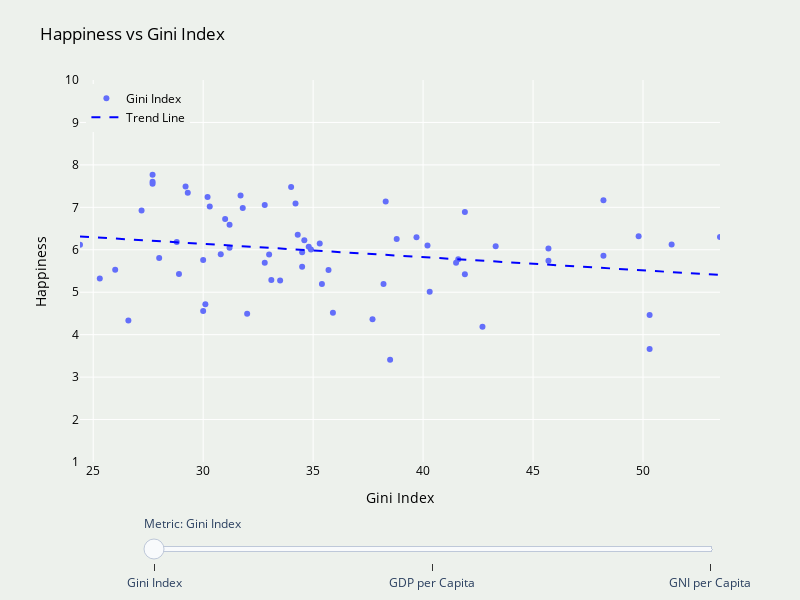

The code cell stored with this chart in its notebook:
### Code cell
import pandas as pd
import numpy as np
import plotly.graph_objects as go
from plotly.offline import init_notebook_mode, iplot

init_notebook_mode(connected=True)

df = pd.read_csv('final.csv')

df['Happiness_rank'] = df['Happiness'].rank(method='min', ascending=False).astype(int)
total_countries = df['Country'].nunique()

df_gini = df.dropna(subset=['Gini_index', 'Happiness', 'Country', 'Happiness_rank'])
df_gdp  = df.dropna(subset=['GDP_current_usd', 'Happiness', 'Country', 'Happiness_rank'])
df_gni  = df.dropna(subset=['GNI_current_usd', 'Happiness', 'Country', 'Happiness_rank'])

def buffer_range(series, buffer_ratio=0.05):
    min_val = series.min()
    max_val = series.max()
    buffer = (max_val - min_val) * buffer_ratio
    return [min_val - buffer, max_val + buffer]

x_range_gini = [df_gini['Gini_index'].min(), df_gini['Gini_index'].max()]
x_range_gdp = buffer_range(df_gdp['GDP_current_usd'])
x_range_gni = buffer_range(df_gni['GNI_current_usd'])
y_range = [1, 10]

def add_trend_trace(x, y, color, visible=True):
    x_vals = x.values
    y_vals = y.values
    slope, intercept = np.polyfit(x_vals, y_vals, 1)
    x_trend = np.linspace(min(x_vals), max(x_vals), 100)
    y_trend = slope * x_trend + intercept
    
    return go.Scatter(
        x=x_trend,
        y=y_trend,
        mode='lines',
        line=dict(color=color, dash='dash'),
        name='Trend Line',
        visible=visible,
        hoverinfo='skip'
    )

trace_gini = go.Scatter(
    x=df_gini['Gini_index'],
    y=df_gini['Happiness'],
    mode='markers',
    name='Gini Index',
    visible=True,
    text=df_gini['Country'],
    customdata=df_gini['Happiness_rank'],
    hovertemplate=(
        "Country: %{text}<br>"
        f"Rank: %{{customdata}} out of {total_countries}<br>"
        "Gini Index: %{x:.1f}<br>"
        "Happiness: %{y:.2f}<extra></extra>"
    )
)

trace_gdp = go.Scatter(
    x=df_gdp['GDP_current_usd'],
    y=df_gdp['Happiness'],
    mode='markers',
    name='GDP per Capita',
    visible=False,
    text=df_gdp['Country'],
    customdata=df_gdp['Happiness_rank'],
    hovertemplate=(
        "Country: %{text}<br>"
        f"Rank: %{{customdata}} out of {total_countries}<br>"
        "GDP per Capita: $%{x:,.0f}<br>"
        "Happiness: %{y:.2f}<extra></extra>"
    )
)

trace_gni = go.Scatter(
    x=df_gni['GNI_current_usd'],
    y=df_gni['Happiness'],
    mode='markers',
    name='GNI per Capita',
    visible=False,
    text=df_gni['Country'],
    customdata=df_gni['Happiness_rank'],
    hovertemplate=(
        "Country: %{text}<br>"
        f"Rank: %{{customdata}} out of {total_countries}<br>"
        "GNI per Capita: $%{x:,.0f}<br>"
        "Happiness: %{y:.2f}<extra></extra>"
    )
)

trend_gini = add_trend_trace(df_gini['Gini_index'], df_gini['Happiness'], 'blue', True)
trend_gdp  = add_trend_trace(df_gdp['GDP_current_usd'], df_gdp['Happiness'], 'blue', False)
trend_gni  = add_trend_trace(df_gni['GNI_current_usd'], df_gni['Happiness'], 'blue', False)

fig = go.Figure(data=[trace_gini, trace_gdp, trace_gni, trend_gini, trend_gdp, trend_gni])

steps = [
    dict(method='update', label='Gini Index',
         args=[{'visible': [True, False, False, True, False, False]},
               {'title': {'text': 'Happiness vs Gini Index'},
                'xaxis': {'title': 'Gini Index', 'range': x_range_gini, 'fixedrange': True},
                'yaxis': {'title': 'Happiness', 'range': y_range, 'fixedrange': True}}]),
    dict(method='update', label='GDP per Capita',
         args=[{'visible': [False, True, False, False, True, False]},
               {'title': {'text': 'Happiness vs GDP per Capita'},
                'xaxis': {'title': 'GDP per Capita (USD)', 'range': x_range_gdp, 'fixedrange': True},
                'yaxis': {'title': 'Happiness', 'range': y_range, 'fixedrange': True}}]),
    dict(method='update', label='GNI per Capita',
         args=[{'visible': [False, False, True, False, False, True]},
               {'title': {'text': 'Happiness vs GNI per Capita'},
                'xaxis': {'title': 'GNI per Capita (USD)', 'range': x_range_gni, 'fixedrange': True},
                'yaxis': {'title': 'Happiness', 'range': y_range, 'fixedrange': True}}])
]

fig.update_layout(
    paper_bgcolor='#EDF1EC',
    plot_bgcolor='#EDF1EC',
    sliders=[dict(
        active=0,
        currentvalue={'prefix': 'Metric: '},
        pad={'t': 50},
        steps=steps,
        len=0.9,
        x=0.1,
        xanchor='left'
    )],
    title={'text': "Happiness vs Gini Index"},
    title_font_color='black',
    width=800,
    height=600,
    autosize=False,
    margin=dict(t=80, b=80, l=80, r=80),
    xaxis=dict(
        title=dict(text='Gini Index', font=dict(size=14, color='black')),
        range=x_range_gini,
        fixedrange=True,
        tickfont=dict(size=12, color='black'),
        automargin=False
    ),
    yaxis=dict(
        title=dict(text='Happiness', font=dict(size=14, color='black')),
        range=y_range,
        fixedrange=True,
        tickmode='linear',
        dtick=1,
        tickfont=dict(size=12, color='black'),
        automargin=False,
        autorange=False
    ),
    hoverlabel=dict(font=dict(size=12, color='black')),
    showlegend=True,
    legend=dict(
        font=dict(size=12, color='black'),
        x=0.01, y=0.99,
        borderwidth=0,
    )
)

fig.show()

### Figure 1 — Plotly figure (JSON) as saved in the notebook; plotly's stock layout.template omitted (floating-point values rounded to 4 significant figures; data arrays with more than 128 entries replaced by an {"elided": "..."} marker saying what was removed)
{"data": [{"customdata": [1, 2, 3, 5, 6, 7, 9, 10, 12, 13, 14, 15, 16, 17, 18, 19, 21, 23, 28, 29, 30, 31, 33, 34, 36, 38, 39, 40, 42, 43, 44, 45, 46, 48, 49, 50, 53, 54, 55, 56, 57, 58, 59, 60, 63, 64, 66, 68, 69, 72, 73, 75, 82, 83, 86, 93, 100, 102, 104, 105, 111, 114, 116, 125, 128], "hovertemplate": "Country: %{text}<br>Rank: %{customdata} out of 133<br>Gini Index: %{x:.1f}<br>Happiness: %{y:.2f}<extra></extra>", "mode": "markers", "name": "Gini Index", "text": ["Finland", "Denmark", "Norway", "Netherlands", "Switzerland", "Sweden", "Canada", "Austria", "Costa Rica", "Israel", "Luxembourg", "United Kingdom", "Ireland", "Germany", "Belgium", "United States", "Malta", "France", "Spain", "Panama", "Brazil", "Uruguay", "El Salvador", "Italy", "Poland", "Lithuania", "Colombia", "Slovenia", "Kosovo", "Argentina", "Romania", "Cyprus", "Ecuador", "Thailand", "Latvia", "Estonia", "Japan", "Honduras", "Kazakhstan", "Bolivia", "Hungary", "Paraguay", "Peru", "Portugal", "Serbia", "Moldova", "Montenegro", "Croatia", "Dominican Republic", "Belarus", "Greece", "North Macedonia", "Indonesia", "China", "Bulgaria", "Albania", "Armenia", "Georgia", "Mauritania", "Mozambique", "Sri Lanka", "Ukraine", "Uganda", "Zimbabwe", "Malawi"], "type": "scatter", "visible": true, "x": [27.7, 27.7, 27.7, 29.2, 34.0, 29.3, 31.7, 30.2, 48.2, 38.3, 34.2, 32.8, 30.3, 31.8, 27.2, 41.9, 31.0, 31.2, 34.3, 49.8, 53.5, 39.7, 38.8, 34.6, 28.8, 35.3, 51.3, 24.4, 40.2, 43.3, 34.8, 31.2, 45.7, 34.9, 34.5, 30.8, 33.0, 48.2, 28.0, 41.6, 30.0, 45.7, 41.5, 32.8, 34.5, 26.0, 35.7, 28.9, 41.9, 25.3, 33.1, 33.5, 35.4, 38.2, 40.3, 30.1, 30.0, 35.9, 32.0, 50.3, 37.7, 26.6, 42.7, 50.3, 38.5], "y": [7.769, 7.6, 7.554, 7.488, 7.48, 7.343, 7.278, 7.246, 7.167, 7.139, 7.09, 7.054, 7.021, 6.985, 6.923, 6.892, 6.726, 6.592, 6.354, 6.321, 6.3, 6.293, 6.253, 6.223, 6.182, 6.149, 6.125, 6.118, 6.1, 6.086, 6.07, 6.046, 6.028, 6.008, 5.94, 5.893, 5.886, 5.86, 5.809, 5.779, 5.758, 5.743, 5.697, 5.693, 5.603, 5.529, 5.523, 5.432, 5.425, 5.323, 5.287, 5.274, 5.192, 5.191, 5.011, 4.719, 4.559, 4.519, 4.49, 4.466, 4.366, 4.332, 4.189, 3.663, 3.41]}, {"customdata": {"elided": "132 int values"}, "hovertemplate": "Country: %{text}<br>Rank: %{customdata} out of 133<br>GDP per Capita: $%{x:,.0f}<br>Happiness: %{y:.2f}<extra></extra>", "mode": "markers", "name": "GDP per Capita", "text": {"elided": "132 str values"}, "type": "scatter", "visible": false, "x": {"elided": "132 float values"}, "y": {"elided": "132 float values"}}, {"customdata": [1, 2, 3, 5, 6, 7, 8, 9, 10, 11, 12, 13, 14, 15, 16, 17, 18, 19, 20, 21, 22, 23, 24, 25, 28, 29, 30, 31, 33, 34, 35, 36, 38, 39, 40, 41, 42, 43, 44, 45, 46, 47, 49, 50, 51, 52, 53, 54, 55, 56, 57, 58, 59, 60, 61, 62, 63, 64, 65, 66, 67, 68, 69, 70, 71, 72, 73, 74, 75, 78, 79, 81, 82, 83, 84, 85, 86, 87, 88, 90, 91, 92, 93, 94, 95, 96, 97, 98, 99, 100, 101, 102, 103, 104, 105, 106, 108, 109, 110, 111, 113, 114, 115, 116, 118, 119, 121, 122, 123, 124, 125, 126, 127, 129, 130, 132], "hovertemplate": "Country: %{text}<br>Rank: %{customdata} out of 133<br>GNI per Capita: $%{x:,.0f}<br>Happiness: %{y:.2f}<extra></extra>", "mode": "markers", "name": "GNI per Capita", "text": ["Finland", "Denmark", "Norway", "Netherlands", "Switzerland", "Sweden", "New Zealand", "Canada", "Austria", "Australia", "Costa Rica", "Israel", "Luxembourg", "United Kingdom", "Ireland", "Germany", "Belgium", "United States", "United Arab Emirates", "Malta", "Mexico", "France", "Chile", "Guatemala", "Spain", "Panama", "Brazil", "Uruguay", "El Salvador", "Italy", "Bahrain", "Poland", "Lithuania", "Colombia", "Slovenia", "Nicaragua", "Kosovo", "Argentina", "Romania", "Cyprus", "Ecuador", "Kuwait", "Latvia", "Estonia", "Jamaica", "Mauritius", "Japan", "Honduras", "Kazakhstan", "Bolivia", "Hungary", "Paraguay", "Peru", "Portugal", "Pakistan", "Philippines", "Serbia", "Moldova", "Libya", "Montenegro", "Tajikistan", "Croatia", "Dominican Republic", "Bosnia and Herzegovina", "Malaysia", "Belarus", "Greece", "Mongolia", "North Macedonia", "Algeria", "Morocco", "Lebanon", "Indonesia", "China", "Bhutan", "Cameroon", "Bulgaria", "Ghana", "Nepal", "Benin", "Gabon", "South Africa", "Albania", "Cambodia", "Senegal", "Somalia", "Namibia", "Niger", "Burkina Faso", "Armenia", "Guinea", "Georgia", "Kenya", "Mauritania", "Mozambique", "Tunisia", "Iraq", "Mali", "Sierra Leone", "Sri Lanka", "Chad", "Ukraine", "Ethiopia", "Uganda", "Togo", "India", "Comoros", "Madagascar", "Lesotho", "Burundi", "Zimbabwe", "Haiti", "Botswana", "Rwanda", "Tanzania", "Central African Republic"], "type": "scatter", "visible": false, "x": [46280.0, 58540.0, 77670.0, 47430.0, 82160.0, 54490.0, 40930.0, 44870.0, 46120.0, 58320.0, 12140.0, 39740.0, 71600.0, 47070.0, 57720.0, 44940.0, 43610.0, 62100.0, 42920.0, 26660.0, 9867.0, 39540.0, 13110.0, 4063.0, 28050.0, 14680.0, 8537.0, 16860.0, 3937.0, 32550.0, 23470.0, 14590.0, 16760.0, 6297.0, 23840.0, 1947.0, 4316.0, 12200.0, 11100.0, 27070.0, 5800.0, 30590.0, 16130.0, 20200.0, 5139.0, 11490.0, 37330.0, 2256.0, 9348.0, 3202.0, 14540.0, 6052.0, 6384.0, 21150.0, 1546.0, 3925.0, 6518.0, 3621.0, 8938.0, 7775.0, 1346.0, 14590.0, 7821.0, 5573.0, 10630.0, 6077.0, 18660.0, 3801.0, 5671.0, 4578.0, 3314.0, 7850.0, 3733.0, 10130.0, 3184.0, 1438.0, 7938.0, 1916.0, 1089.0, 1109.0, 5981.0, 6009.0, 4487.0, 1914.0, 1343.0, 492.5, 4131.0, 556.7, 683.6, 4410.0, 918.7, 4749.0, 1618.0, 1578.0, 606.3, 4049.0, 4868.0, 730.9, 1025.0, 4335.0, 620.1, 2431.0, 769.8, 896.1, 813.1, 1918.0, 1396.0, 451.3, 1247.0, 262.6, 1319.0, 1399.0, 6952.0, 845.6, 1035.0, 430.7], "y": [7.769, 7.6, 7.554, 7.488, 7.48, 7.343, 7.307, 7.278, 7.246, 7.228, 7.167, 7.139, 7.09, 7.054, 7.021, 6.985, 6.923, 6.892, 6.825, 6.726, 6.595, 6.592, 6.444, 6.436, 6.354, 6.321, 6.3, 6.293, 6.253, 6.223, 6.199, 6.182, 6.149, 6.125, 6.118, 6.105, 6.1, 6.086, 6.07, 6.046, 6.028, 6.021, 5.94, 5.893, 5.89, 5.888, 5.886, 5.86, 5.809, 5.779, 5.758, 5.743, 5.697, 5.693, 5.653, 5.631, 5.603, 5.529, 5.525, 5.523, 5.467, 5.432, 5.425, 5.386, 5.339, 5.323, 5.287, 5.285, 5.274, 5.211, 5.208, 5.197, 5.192, 5.191, 5.082, 5.044, 5.011, 4.996, 4.913, 4.883, 4.799, 4.722, 4.719, 4.7, 4.681, 4.668, 4.639, 4.628, 4.587, 4.559, 4.534, 4.519, 4.509, 4.49, 4.466, 4.461, 4.437, 4.39, 4.374, 4.366, 4.35, 4.332, 4.286, 4.189, 4.085, 4.015, 3.973, 3.933, 3.802, 3.775, 3.663, 3.597, 3.488, 3.334, 3.231, 3.083]}, {"hoverinfo": "skip", "line": {"color": "blue", "dash": "dash"}, "mode": "lines", "name": "Trend Line", "type": "scatter", "visible": true, "x": [24.4, 24.69, 24.99, 25.28, 25.58, 25.87, 26.16, 26.46, 26.75, 27.05, 27.34, 27.63, 27.93, 28.22, 28.52, 28.81, 29.1, 29.4, 29.69, 29.98, 30.28, 30.57, 30.87, 31.16, 31.45, 31.75, 32.04, 32.34, 32.63, 32.92, 33.22, 33.51, 33.81, 34.1, 34.39, 34.69, 34.98, 35.28, 35.57, 35.86, 36.16, 36.45, 36.75, 37.04, 37.33, 37.63, 37.92, 38.22, 38.51, 38.8, 39.1, 39.39, 39.68, 39.98, 40.27, 40.57, 40.86, 41.15, 41.45, 41.74, 42.04, 42.33, 42.62, 42.92, 43.21, 43.51, 43.8, 44.09, 44.39, 44.68, 44.98, 45.27, 45.56, 45.86, 46.15, 46.45, 46.74, 47.03, 47.33, 47.62, 47.92, 48.21, 48.5, 48.8, 49.09, 49.38, 49.68, 49.97, 50.27, 50.56, 50.85, 51.15, 51.44, 51.74, 52.03, 52.32, 52.62, 52.91, 53.21, 53.5], "y": [6.314, 6.305, 6.296, 6.286, 6.277, 6.268, 6.259, 6.25, 6.241, 6.231, 6.222, 6.213, 6.204, 6.195, 6.186, 6.176, 6.167, 6.158, 6.149, 6.14, 6.131, 6.121, 6.112, 6.103, 6.094, 6.085, 6.075, 6.066, 6.057, 6.048, 6.039, 6.03, 6.02, 6.011, 6.002, 5.993, 5.984, 5.975, 5.965, 5.956, 5.947, 5.938, 5.929, 5.92, 5.91, 5.901, 5.892, 5.883, 5.874, 5.864, 5.855, 5.846, 5.837, 5.828, 5.819, 5.809, 5.8, 5.791, 5.782, 5.773, 5.764, 5.754, 5.745, 5.736, 5.727, 5.718, 5.709, 5.699, 5.69, 5.681, 5.672, 5.663, 5.653, 5.644, 5.635, 5.626, 5.617, 5.608, 5.598, 5.589, 5.58, 5.571, 5.562, 5.553, 5.543, 5.534, 5.525, 5.516, 5.507, 5.498, 5.488, 5.479, 5.47, 5.461, 5.452, 5.442, 5.433, 5.424, 5.415, 5.406]}, {"hoverinfo": "skip", "line": {"color": "blue", "dash": "dash"}, "mode": "lines", "name": "Trend Line", "type": "scatter", "visible": false, "x": [261.8, 1343.0, 2425.0, 3507.0, 4589.0, 5670.0, 6752.0, 7834.0, 8915.0, 9997.0, 11080.0, 12160.0, 13240.0, 14320.0, 15410.0, 16490.0, 17570.0, 18650.0, 19730.0, 20810.0, 21900.0, 22980.0, 24060.0, 25140.0, 26220.0, 27300.0, 28390.0, 29470.0, 30550.0, 31630.0, 32710.0, 33790.0, 34880.0, 35960.0, 37040.0, 38120.0, 39200.0, 40280.0, 41370.0, 42450.0, 43530.0, 44610.0, 45690.0, 46780.0, 47860.0, 48940.0, 50020.0, 51100.0, 52180.0, 53270.0, 54350.0, 55430.0, 56510.0, 57590.0, 58670.0, 59760.0, 60840.0, 61920.0, 63000.0, 64080.0, 65160.0, 66250.0, 67330.0, 68410.0, 69490.0, 70570.0, 71650.0, 72740.0, 73820.0, 74900.0, 75980.0, 77060.0, 78140.0, 79230.0, 80310.0, 81390.0, 82470.0, 83550.0, 84630.0, 85720.0, 86800.0, 87880.0, 88960.0, 90040.0, 91130.0, 92210.0, 93290.0, 94370.0, 95450.0, 96530.0, 97620.0, 98700.0, 99780.0, 100900.0, 101900.0, 103000.0, 104100.0, 105200.0, 106300.0, 107400.0], "y": [4.878, 4.921, 4.964, 5.007, 5.05, 5.093, 5.136, 5.178, 5.221, 5.264, 5.307, 5.35, 5.393, 5.436, 5.479, 5.522, 5.565, 5.608, 5.651, 5.694, 5.737, 5.78, 5.823, 5.866, 5.909, 5.952, 5.995, 6.038, 6.081, 6.124, 6.167, 6.21, 6.253, 6.296, 6.339, 6.382, 6.425, 6.468, 6.511, 6.554, 6.597, 6.64, 6.682, 6.725, 6.768, 6.811, 6.854, 6.897, 6.94, 6.983, 7.026, 7.069, 7.112, 7.155, 7.198, 7.241, 7.284, 7.327, 7.37, 7.413, 7.456, 7.499, 7.542, 7.585, 7.628, 7.671, 7.714, 7.757, 7.8, 7.843, 7.886, 7.929, 7.972, 8.015, 8.058, 8.101, 8.144, 8.186, 8.229, 8.272, 8.315, 8.358, 8.401, 8.444, 8.487, 8.53, 8.573, 8.616, 8.659, 8.702, 8.745, 8.788, 8.831, 8.874, 8.917, 8.96, 9.003, 9.046, 9.089, 9.132]}, {"hoverinfo": "skip", "line": {"color": "blue", "dash": "dash"}, "mode": "lines", "name": "Trend Line", "type": "scatter", "visible": false, "x": [262.6, 1090.0, 1917.0, 2744.0, 3572.0, 4399.0, 5226.0, 6054.0, 6881.0, 7708.0, 8535.0, 9363.0, 10190.0, 11020.0, 11840.0, 12670.0, 13500.0, 14330.0, 15150.0, 15980.0, 16810.0, 17640.0, 18460.0, 19290.0, 20120.0, 20940.0, 21770.0, 22600.0, 23430.0, 24250.0, 25080.0, 25910.0, 26740.0, 27560.0, 28390.0, 29220.0, 30040.0, 30870.0, 31700.0, 32530.0, 33350.0, 34180.0, 35010.0, 35840.0, 36660.0, 37490.0, 38320.0, 39140.0, 39970.0, 40800.0, 41630.0, 42450.0, 43280.0, 44110.0, 44940.0, 45760.0, 46590.0, 47420.0, 48240.0, 49070.0, 49900.0, 50730.0, 51550.0, 52380.0, 53210.0, 54040.0, 54860.0, 55690.0, 56520.0, 57340.0, 58170.0, 59000.0, 59830.0, 60650.0, 61480.0, 62310.0, 63140.0, 63960.0, 64790.0, 65620.0, 66440.0, 67270.0, 68100.0, 68930.0, 69750.0, 70580.0, 71410.0, 72240.0, 73060.0, 73890.0, 74720.0, 75540.0, 76370.0, 77200.0, 78030.0, 78850.0, 79680.0, 80510.0, 81340.0, 82160.0], "y": [4.864, 4.901, 4.938, 4.975, 5.012, 5.05, 5.087, 5.124, 5.161, 5.199, 5.236, 5.273, 5.31, 5.347, 5.385, 5.422, 5.459, 5.496, 5.534, 5.571, 5.608, 5.645, 5.682, 5.72, 5.757, 5.794, 5.831, 5.869, 5.906, 5.943, 5.98, 6.017, 6.055, 6.092, 6.129, 6.166, 6.204, 6.241, 6.278, 6.315, 6.352, 6.39, 6.427, 6.464, 6.501, 6.539, 6.576, 6.613, 6.65, 6.687, 6.725, 6.762, 6.799, 6.836, 6.873, 6.911, 6.948, 6.985, 7.022, 7.06, 7.097, 7.134, 7.171, 7.208, 7.246, 7.283, 7.32, 7.357, 7.395, 7.432, 7.469, 7.506, 7.543, 7.581, 7.618, 7.655, 7.692, 7.73, 7.767, 7.804, 7.841, 7.878, 7.916, 7.953, 7.99, 8.027, 8.065, 8.102, 8.139, 8.176, 8.213, 8.251, 8.288, 8.325, 8.362, 8.4, 8.437, 8.474, 8.511, 8.548]}], "layout": {"autosize": false, "height": 600, "hoverlabel": {"font": {"color": "black", "size": 12}}, "legend": {"borderwidth": 0, "font": {"color": "black", "size": 12}, "x": 0.01, "y": 0.99}, "margin": {"b": 80, "l": 80, "r": 80, "t": 80}, "paper_bgcolor": "#EDF1EC", "plot_bgcolor": "#EDF1EC", "showlegend": true, "sliders": [{"active": 0, "currentvalue": {"prefix": "Metric: "}, "len": 0.9, "pad": {"t": 50}, "steps": [{"args": [{"visible": [true, false, false, true, false, false]}, {"title": {"text": "Happiness vs Gini Index"}, "xaxis": {"fixedrange": true, "range": [24.4, 53.5], "title": "Gini Index"}, "yaxis": {"fixedrange": true, "range": [1, 10], "title": "Happiness"}}], "label": "Gini Index", "method": "update"}, {"args": [{"visible": [false, true, false, false, true, false]}, {"title": {"text": "Happiness vs GDP per Capita"}, "xaxis": {"fixedrange": true, "range": [-5093.0, 112700.0], "title": "GDP per Capita (USD)"}, "yaxis": {"fixedrange": true, "range": [1, 10], "title": "Happiness"}}], "label": "GDP per Capita", "method": "update"}, {"args": [{"visible": [false, false, true, false, false, true]}, {"title": {"text": "Happiness vs GNI per Capita"}, "xaxis": {"fixedrange": true, "range": [-3832.0, 86260.0], "title": "GNI per Capita (USD)"}, "yaxis": {"fixedrange": true, "range": [1, 10], "title": "Happiness"}}], "label": "GNI per Capita", "method": "update"}], "x": 0.1, "xanchor": "left"}], "title": {"font": {"color": "black"}, "text": "Happiness vs Gini Index"}, "width": 800, "xaxis": {"automargin": false, "fixedrange": true, "range": [24.4, 53.5], "tickfont": {"color": "black", "size": 12}, "title": {"font": {"color": "black", "size": 14}, "text": "Gini Index"}}, "yaxis": {"automargin": false, "autorange": false, "dtick": 1, "fixedrange": true, "range": [1, 10], "tickfont": {"color": "black", "size": 12}, "tickmode": "linear", "title": {"font": {"color": "black", "size": 14}, "text": "Happiness"}}}}
